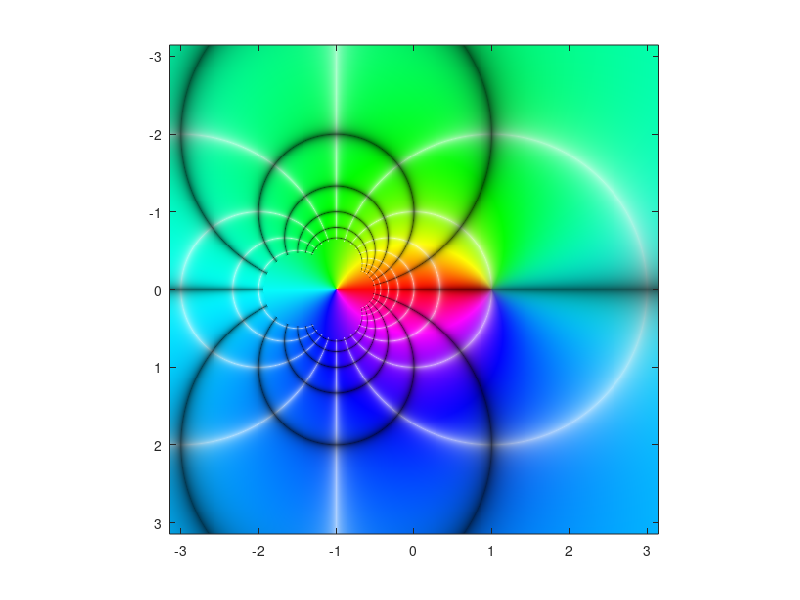

MATLAB code for this plot:
function img=zvisual9(func)
%zvisual9('func')
%visualization of complex function (domain coloring)
%hue is the angle of complex function
%sat is white line which is the real vlaue of function
%val is black line which is the imaginary value of function
%usage
%
%   zvisual9  
%   calling zvisual9 without any argument draw sin(z)
%
%   zvisual9('sin(z)')
%   plots sin(z) from -pi to pi in x-axis  and -pi to pi in y-axis
%   
%   zvisual9('func')
%   'func' can be any function  
%   example: zvisual9('log(z)')      , zvisual9( 'cot(z)')
%            zvisual9('z.^2 - 1./z') , zvisual9('z.^3-cos(z)')........
%   always use ./ .* .^ operators when passing 'func'
%   any function is drawn from -pi to pi on x-axis  and -pi to pi on y-axis  
%
%   to save image call function as 
%   img=zvisual9('log(z)');
%   imwrite(img,'domaincolor.png','png');
%   
if nargin==0
   func='(z-1)./(z+1)'; 
end
    
X  = linspace(-pi,pi,500);
Y  = linspace(-pi,pi,500);
lenx  = length(X);
leny  = length(Y);
Z     = zeros(length(X),length(Y));
colors= zeros(length(X),length(Y),3);
ColorMset = zeros(lenx,leny,3);
colors_uint8   = zeros(lenx,leny,3,'uint8');
for n = 1:lenx        
    Z(n,:)= Y(:)+i*X(n);
end

Z=feval(inline(func),Z);

hue = angle(Z)/(2*pi);
hue = -min(min(hue))+hue;

z_real=real(Z);
z_imag=imag(Z);

%loop to limit imaginary and real value of function from -pi to pi
for m=1:length(X)*length(Y)
   if z_real(m)>pi || z_imag(m)>pi
      z_real(m)=pi;z_imag(m)=pi;
   elseif z_real(m)<-pi || z_imag(m)<-pi
      z_real(m)=-pi;z_imag(m)=-pi;
   else
      z_real(m)=z_real(m);z_imag(m)=z_imag(m);
   end
end

val=mod(abs(cos(pi*z_imag).*sin(pi*z_imag)).^0.75,1);
val = 1 -(1-val).^5; 
val = 0.3 + val *0.7;

sat=mod(abs(sin(pi*z_real).*cos(pi*z_real)).^0.75,1);
sat = 1 -(1-sat).^5; 
sat = 0.3 + sat *0.7;



ColorMset(:,:,1) = hue;
ColorMset(:,:,2) = sat;
ColorMset(:,:,3) = val;

h_wait=waitbar(0,'Please  wait...');
%loop to convert hsv image to rgb 
for mm=1:lenx            
    for nn=1:leny        
           a=ColorMset(mm,nn,1);
           s=ColorMset(mm,nn,2);
           v=ColorMset(mm,nn,3);
           zo = floor(6*a); 
           rough = (zo); 
           f = a*6 - zo;
           p = v*(1-s);
           q = v*(1-s*f);
           t = v*(1-s*(1-f));
 
           switch (rough)    
          case 0 
                r=v; g=t; b=p;
          case 1 
                r=q; g=v; b=p;
          case 2 
                r=p; g=v; b=t;
          case 3 
                r=p; g=q; b=v;
          case 4 
                r=t; g=p; b=v;
          case 5 
                r=v; g=p; b=q;
          end             
                 
        
      co = (256*r); 
      if(co>255)          
         co = 255; 
      end                 
      colors(mm,nn,1) = co;
      co = (256*g); 
      if(co>255)          
          co = 255; 
      end                 
      colors(mm,nn,2) = co;
      co = (256*b); 
      if(co>255)          
         co = 255; 
      end                 
      colors(mm,nn,3) = co;

      end            
    waitbar(mm/lenx,h_wait);
end               
close(h_wait);

colors_uint8=uint8(colors);
image(X,Y,uint8(colors))
axis square
if nargout==1
    img=colors_uint8;
end

%function end
